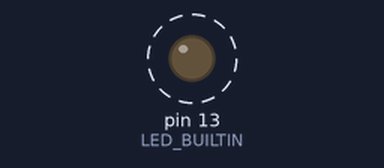
The sketch below on a simulated Arduino Uno, built with avr-gcc and run on an emulated ATmega328P. On the bench: output pins drawn as LEDs (lit = HIGH). Dashed ring = blinking. What the sketch prints to the serial monitor is not drawn.

Above: at 0.5 s.
Timing chart, 0 to 3.3 s (numbered marks = the images above):
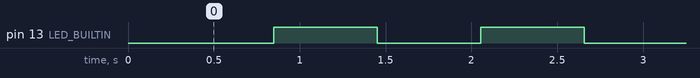

The sketch:

example3.ino
```cpp
#define SERIAL_DEBUG

const unsigned long BLINK_INTERVAL = 500;
unsigned long blinkTime;
unsigned long wasteTime;
byte ledState;

void setup()
{
    #ifdef SERIAL_DEBUG
      Serial.begin(38400);
      delay(250);
      Serial.println("Serial Debug Ready");
    #endif
    pinMode(LED_BUILTIN, OUTPUT);
    ledState = 0;
    digitalWrite(LED_BUILTIN, ledState);
    blinkTime = millis();
}

void loop()
{
    if(millis() - blinkTime >= BLINK_INTERVAL)
    {
        ledState = ledState ^ 0x01;     // toggle state
        digitalWrite(LED_BUILTIN, ledState);
        blinkTime = millis();
        #ifdef SERIAL_DEBUG
          Serial.print("ledState: ");
          Serial.println(ledState);
          Serial.flush();               // waits for transmission to complete
        #endif
    }
    else{
      wasteTime = millis();
      while((millis() - wasteTime) < 200);
    }
}
```

Measured:
- by itself, pin 13 (LED_BUILTIN): alternates HIGH for 0.60 s and LOW for 0.60 s
